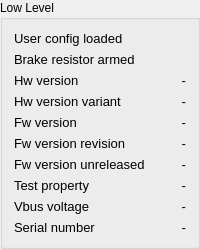
          <widget class="QGroupBox" name="groupBox_configLowLevel_2">
           <property name="title">
            <string>Low Level</string>
           </property>
           <layout class="QGridLayout" name="gridLayout_41">
            <item row="0" column="0">
             <layout class="QGridLayout" name="gridLayout_42">
              <item row="3" column="1" colspan="2">
               <widget class="QLabel" name="label_hwVersionValue">
                <property name="font">
                 <font>
                  <pointsize>10</pointsize>
                 </font>
                </property>
                <property name="text">
                 <string>-</string>
                </property>
                <property name="alignment">
                 <set>Qt::AlignRight|Qt::AlignTrailing|Qt::AlignVCenter</set>
                </property>
               </widget>
              </item>
              <item row="3" column="0">
               <widget class="QLabel" name="label_hwVersion">
                <property name="font">
                 <font>
                  <pointsize>10</pointsize>
                 </font>
                </property>
                <property name="text">
                 <string>Hw version</string>
                </property>
               </widget>
              </item>
              <item row="2" column="0">
               <widget class="QLabel" name="label_brakeResistorArmed">
                <property name="font">
                 <font>
                  <pointsize>10</pointsize>
                 </font>
                </property>
                <property name="text">
                 <string>Brake resistor armed</string>
                </property>
               </widget>
              </item>
              <item row="4" column="1" colspan="2">
               <widget class="QLabel" name="label_hwVersionVariantValue">
                <property name="font">
                 <font>
                  <pointsize>10</pointsize>
                 </font>
                </property>
                <property name="text">
                 <string>-</string>
                </property>
                <property name="alignment">
                 <set>Qt::AlignRight|Qt::AlignTrailing|Qt::AlignVCenter</set>
                </property>
               </widget>
              </item>
              <item row="4" column="0">
               <widget class="QLabel" name="label_hwVersionVariant">
                <property name="font">
                 <font>
                  <pointsize>10</pointsize>
                 </font>
                </property>
                <property name="text">
                 <string>Hw version variant</string>
                </property>
               </widget>
              </item>
              <item row="2" column="1" colspan="2">
               <widget class="QLabel" name="icon_brakeResistorArmedValue">
                <property name="text">
                 <string/>
                </property>
                <property name="pixmap">
                 <pixmap>../Icons/NoState.jpg</pixmap>
                </property>
                <property name="alignment">
                 <set>Qt::AlignRight|Qt::AlignTrailing|Qt::AlignVCenter</set>
                </property>
               </widget>
              </item>
              <item row="1" column="0">
               <widget class="QLabel" name="label_userConfigLoaded">
                <property name="font">
                 <font>
                  <pointsize>10</pointsize>
                 </font>
                </property>
                <property name="text">
                 <string>User config loaded</string>
                </property>
               </widget>
              </item>
              <item row="5" column="0">
               <widget class="QLabel" name="label_fwVersion">
                <property name="font">
                 <font>
                  <pointsize>10</pointsize>
                 </font>
                </property>
                <property name="text">
                 <string>Fw version</string>
                </property>
               </widget>
              </item>
              <item row="6" column="0">
               <widget class="QLabel" name="label_fwVersionRevision">
                <property name="font">
                 <font>
                  <pointsize>10</pointsize>
                 </font>
                </property>
                <property name="text">
                 <string>Fw version revision</string>
                </property>
               </widget>
              </item>
              <item row="7" column="0">
               <widget class="QLabel" name="label_fwVersionUnreleased">
                <property name="font">
                 <font>
                  <pointsize>10</pointsize>
                 </font>
                </property>
                <property name="text">
                 <string>Fw version unreleased</string>
                </property>
               </widget>
              </item>
              <item row="9" column="0">
               <widget class="QLabel" name="label_testProperty">
                <property name="font">
                 <font>
                  <pointsize>10</pointsize>
                 </font>
                </property>
                <property name="text">
                 <string>Test property</string>
                </property>
               </widget>
              </item>
              <item row="10" column="0">
               <widget class="QLabel" name="label_vbusVoltage">
                <property name="font">
                 <font>
                  <pointsize>10</pointsize>
                 </font>
                </property>
                <property name="text">
                 <string>Vbus voltage</string>
                </property>
               </widget>
              </item>
              <item row="5" column="1" colspan="2">
               <widget class="QLabel" name="label_fwVersionValue">
                <property name="font">
                 <font>
                  <pointsize>10</pointsize>
                 </font>
                </property>
                <property name="text">
                 <string>-</string>
                </property>
                <property name="alignment">
                 <set>Qt::AlignRight|Qt::AlignTrailing|Qt::AlignVCenter</set>
                </property>
               </widget>
              </item>
              <item row="6" column="1" colspan="2">
               <widget class="QLabel" name="label_fwVersionRevisionValue">
                <property name="font">
                 <font>
                  <pointsize>10</pointsize>
                 </font>
                </property>
                <property name="text">
                 <string>-</string>
                </property>
                <property name="alignment">
                 <set>Qt::AlignRight|Qt::AlignTrailing|Qt::AlignVCenter</set>
                </property>
               </widget>
              </item>
              <item row="7" column="1" colspan="2">
               <widget class="QLabel" name="label_fwVersionUnreleasedValue">
                <property name="font">
                 <font>
                  <pointsize>10</pointsize>
                 </font>
                </property>
                <property name="text">
                 <string>-</string>
                </property>
                <property name="alignment">
                 <set>Qt::AlignRight|Qt::AlignTrailing|Qt::AlignVCenter</set>
                </property>
               </widget>
              </item>
              <item row="9" column="1" colspan="2">
               <widget class="QLabel" name="label_testPropertyValue">
                <property name="font">
                 <font>
                  <pointsize>10</pointsize>
                 </font>
                </property>
                <property name="text">
                 <string>-</string>
                </property>
                <property name="alignment">
                 <set>Qt::AlignRight|Qt::AlignTrailing|Qt::AlignVCenter</set>
                </property>
               </widget>
              </item>
              <item row="10" column="1" colspan="2">
               <widget class="QLabel" name="label_vbusVoltageValue">
                <property name="font">
                 <font>
                  <pointsize>10</pointsize>
                 </font>
                </property>
                <property name="text">
                 <string>-</string>
                </property>
                <property name="alignment">
                 <set>Qt::AlignRight|Qt::AlignTrailing|Qt::AlignVCenter</set>
                </property>
               </widget>
              </item>
              <item row="1" column="1" colspan="2">
               <widget class="QLabel" name="icon_userConfigLoadedValue">
                <property name="text">
                 <string/>
                </property>
                <property name="pixmap">
                 <pixmap>../Icons/NoState.jpg</pixmap>
                </property>
                <property name="alignment">
                 <set>Qt::AlignRight|Qt::AlignTrailing|Qt::AlignVCenter</set>
                </property>
               </widget>
              </item>
              <item row="11" column="0">
               <widget class="QLabel" name="label_serialNumber">
                <property name="font">
                 <font>
                  <pointsize>10</pointsize>
                 </font>
                </property>
                <property name="text">
                 <string>Serial number</string>
                </property>
               </widget>
              </item>
              <item row="11" column="1" colspan="2">
               <widget class="QLabel" name="label_serialNumberValue">
                <property name="font">
                 <font>
                  <pointsize>10</pointsize>
                 </font>
                </property>
                <property name="text">
                 <string>-</string>
                </property>
                <property name="alignment">
                 <set>Qt::AlignRight|Qt::AlignTrailing|Qt::AlignVCenter</set>
                </property>
               </widget>
              </item>
             </layout>
            </item>
           </layout>
          </widget>
